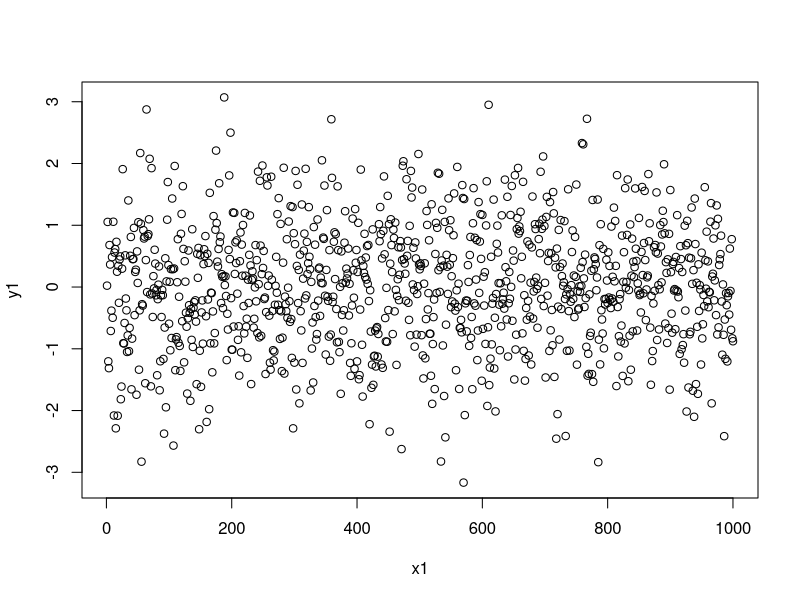
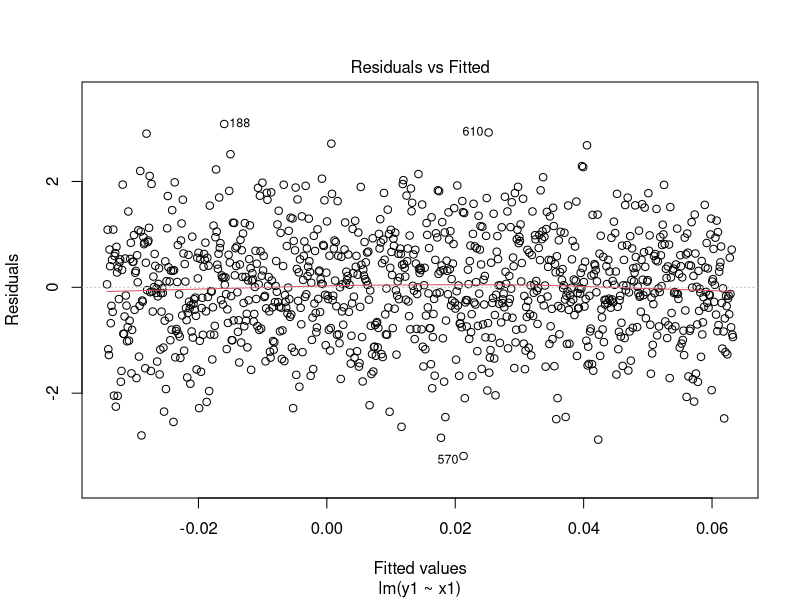
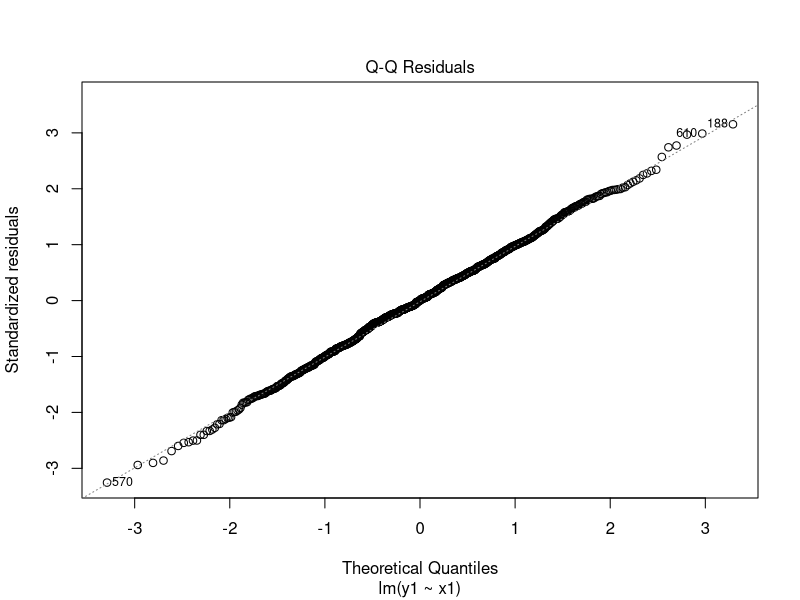
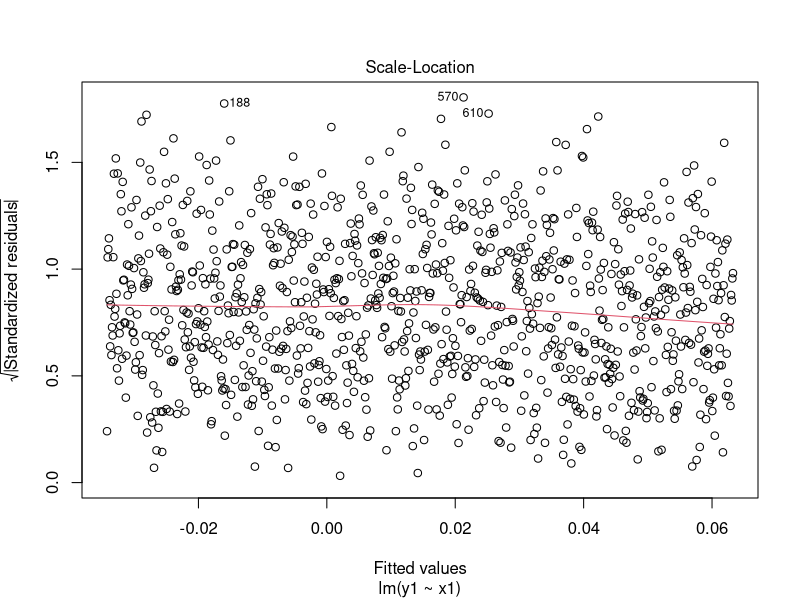
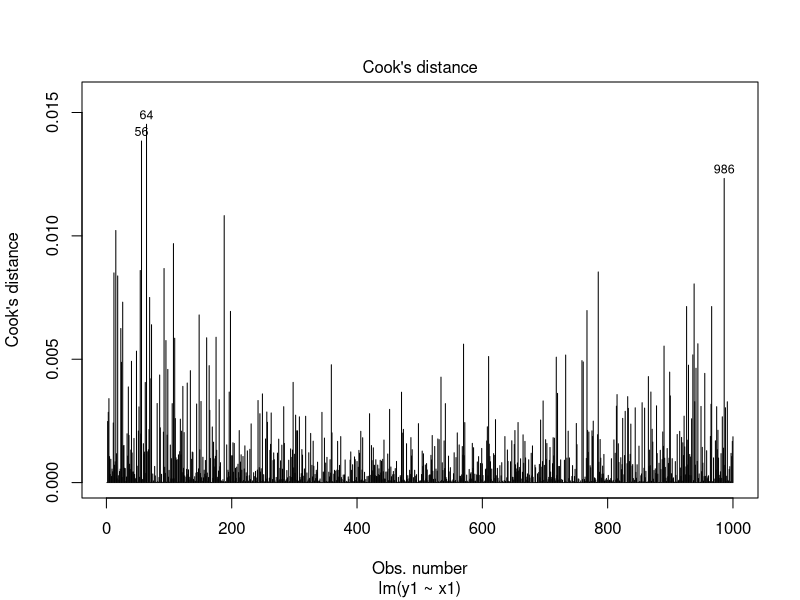
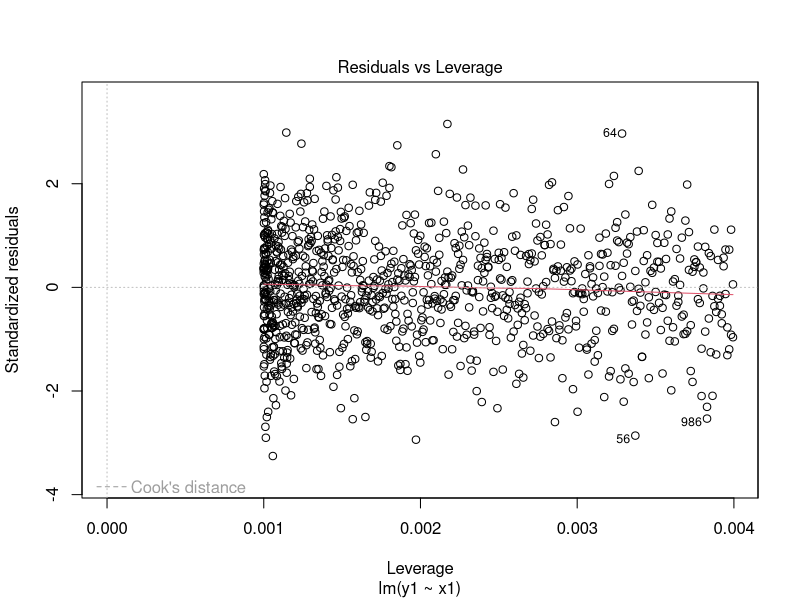
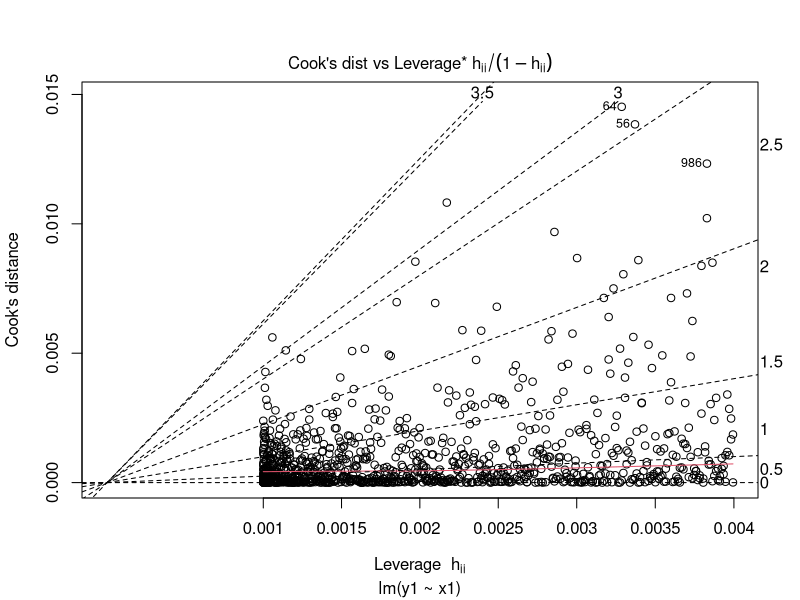
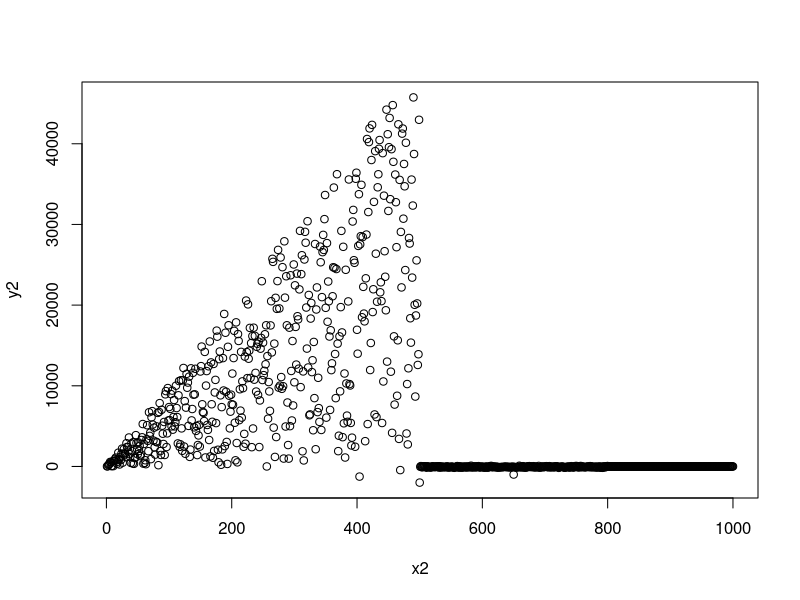

R code for these plots, in order:
## ---- chunk 1
library(ggplot2)
library(lmtest)

x1<-c(1:1000)
y1<-rnorm(1000)
dataset1<-data.frame(x1,y1)
model<-lm(y1~x1, data=dataset1)
plot(y1~x1, data=dataset1)
plot(model, which=1:6)
model$residuals[1:20]
## ---- chunk 2
x2<-x1
y2<-0
y2[1:500]<-(runif(500, 1, 100)+rnorm(500)*2)*x2[1:500]
y2[501:800]<- -runif(300, 1, 100)+rnorm(300)*40
y2[801:1000]<- runif(200)+rnorm(200)
y2[500]<--2000
y2[650]<- -1000
dataset2<-data.frame(x2,y2)
model2<-lm(y2~x2, data=dataset2)
plot(y2~x2, data=dataset2)
plot(model2, which=1:6)
## ---- chunk 3
par(mfrow=c(1,2))
for(i in 1:6){
  plot(model, which=i)
  plot(model2, which=i)
}
par(mfrow=c(1,1))
## ---- chunk 4
shapiro.test(rstandard(model))
shapiro.test(rstandard(model2))
## ---- chunk 5
hmctest(y1~x1, order.by=~x1, data = dataset1, plot=TRUE)
hmctest(x2~y2, order.by=~y2, data = dataset2, plot=TRUE)
## ---- chunk 6
dataset2$y2[200:500]<- -dataset2$y2[200:500]
plot(y2~x2, data=dataset2)
raintest(y1~x1, order.by=~x1, data = dataset1)
raintest(y2~x2, order.by=~x2, data = dataset2)
